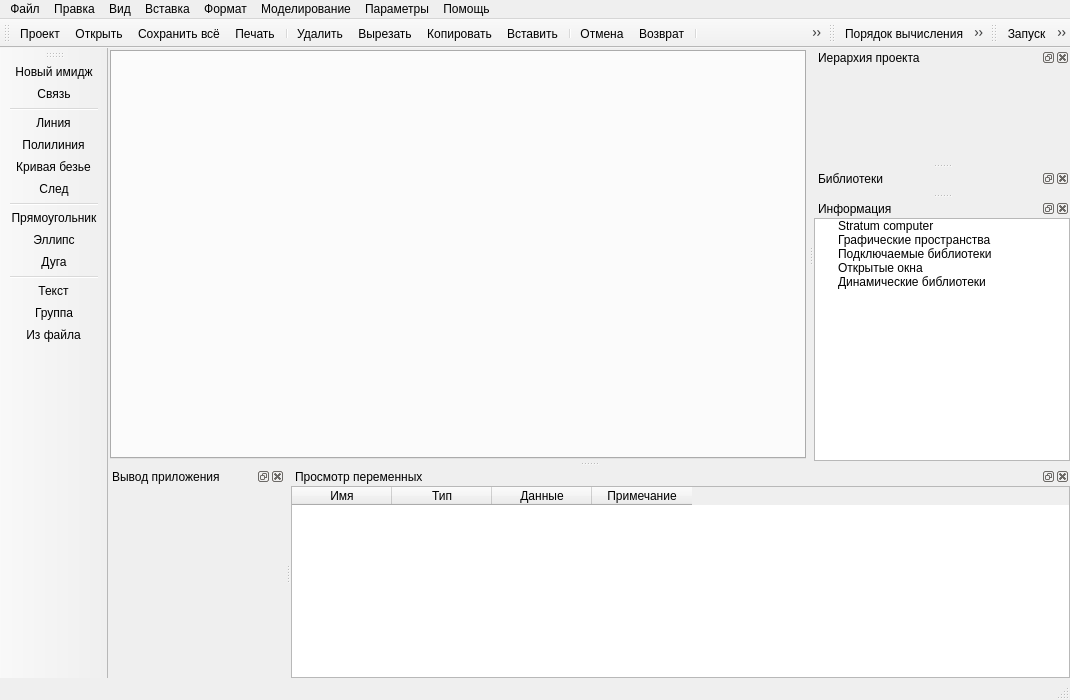
<?xml version="1.0" encoding="UTF-8"?>
<ui version="4.0">
 <class>MainWindow</class>
 <widget class="QMainWindow" name="MainWindow">
  <property name="geometry">
   <rect>
    <x>0</x>
    <y>0</y>
    <width>1070</width>
    <height>700</height>
   </rect>
  </property>
  <property name="windowTitle">
   <string>Stratum</string>
  </property>
  <property name="windowIcon">
   <iconset resource="Resources/Resources.qrc">
    <normaloff>:/Stratum.png</normaloff>:/Stratum.png</iconset>
  </property>
  <property name="locale">
   <locale language="Russian" country="Russia"/>
  </property>
  <property name="animated">
   <bool>false</bool>
  </property>
  <property name="dockNestingEnabled">
   <bool>true</bool>
  </property>
  <property name="dockOptions">
   <set>QMainWindow::AllowNestedDocks|QMainWindow::AllowTabbedDocks</set>
  </property>
  <widget class="QWidget" name="centralWidget">
   <layout class="QVBoxLayout" name="verticalLayout">
    <property name="leftMargin">
     <number>2</number>
    </property>
    <property name="topMargin">
     <number>2</number>
    </property>
    <property name="rightMargin">
     <number>2</number>
    </property>
    <property name="bottomMargin">
     <number>2</number>
    </property>
    <item>
     <widget class="QTabWidget" name="tabWidget">
      <property name="sizePolicy">
       <sizepolicy hsizetype="Expanding" vsizetype="Expanding">
        <horstretch>0</horstretch>
        <verstretch>1</verstretch>
       </sizepolicy>
      </property>
      <property name="currentIndex">
       <number>-1</number>
      </property>
      <property name="tabsClosable">
       <bool>true</bool>
      </property>
      <property name="movable">
       <bool>true</bool>
      </property>
     </widget>
    </item>
   </layout>
  </widget>
  <widget class="QMenuBar" name="menuBar">
   <property name="geometry">
    <rect>
     <x>0</x>
     <y>0</y>
     <width>1070</width>
     <height>21</height>
    </rect>
   </property>
   <widget class="QMenu" name="menu">
    <property name="title">
     <string>Файл</string>
    </property>
    <widget class="QMenu" name="menu_5">
     <property name="title">
      <string>Новый</string>
     </property>
     <addaction name="actionNewProject"/>
     <addaction name="actionNewVDR"/>
    </widget>
    <addaction name="menu_5"/>
    <addaction name="actionOpenProject"/>
    <addaction name="actionOpenUrl"/>
    <addaction name="separator"/>
    <addaction name="actionSaveAll"/>
    <addaction name="actionSaveProjectAs"/>
    <addaction name="actionCloseProject"/>
    <addaction name="separator"/>
    <addaction name="actionSave"/>
    <addaction name="actionSaveAss"/>
    <addaction name="separator"/>
    <addaction name="actionPrint"/>
    <addaction name="actionPrintSettings"/>
    <addaction name="separator"/>
    <addaction name="actionExit"/>
   </widget>
   <widget class="QMenu" name="menu_2">
    <property name="title">
     <string>Правка</string>
    </property>
    <addaction name="actionUndo"/>
    <addaction name="actionRedo"/>
    <addaction name="separator"/>
    <addaction name="actionCut"/>
    <addaction name="actionCopy"/>
    <addaction name="actionPaste"/>
    <addaction name="actionSpecialPaste"/>
    <addaction name="separator"/>
    <addaction name="actionRemove"/>
    <addaction name="actionDuplicate"/>
    <addaction name="separator"/>
    <addaction name="actionFind"/>
    <addaction name="actionReplace"/>
    <addaction name="actionFindAgain"/>
   </widget>
   <widget class="QMenu" name="menu_3">
    <property name="title">
     <string>Формат</string>
    </property>
    <widget class="QMenu" name="menuZ">
     <property name="title">
      <string>Z-порядок</string>
     </property>
     <addaction name="actionBringToFront"/>
     <addaction name="actionSendToBack"/>
     <addaction name="actionStepForward"/>
     <addaction name="actionStepBackward"/>
     <addaction name="separator"/>
     <addaction name="actionRevertOrder"/>
    </widget>
    <widget class="QMenu" name="menu_10">
     <property name="title">
      <string>Слои</string>
     </property>
     <addaction name="actionGridLayer"/>
     <addaction name="actionClassLayer"/>
     <addaction name="actionLinkLayer"/>
     <addaction name="actionOther2dLayer"/>
     <addaction name="separator"/>
     <addaction name="actionLayerRandomly"/>
     <addaction name="actionHookControlsLayer"/>
    </widget>
    <addaction name="actionSettings"/>
    <addaction name="actionActualSize"/>
    <addaction name="separator"/>
    <addaction name="actionAddToGroup"/>
    <addaction name="actionUngroup"/>
    <addaction name="actionRemoveFromGroup"/>
    <addaction name="separator"/>
    <addaction name="actionEditSchema"/>
    <addaction name="actionEditText"/>
    <addaction name="actionEditImage"/>
    <addaction name="separator"/>
    <addaction name="menuZ"/>
    <addaction name="menu_10"/>
    <addaction name="separator"/>
    <addaction name="actionSpaceSettings"/>
    <addaction name="actionEditCalculationOrder"/>
   </widget>
   <widget class="QMenu" name="menu_4">
    <property name="title">
     <string>Моделирование</string>
    </property>
    <widget class="QMenu" name="menu_13">
     <property name="title">
      <string>Очистить</string>
     </property>
     <addaction name="actionStopAndClear"/>
     <addaction name="separator"/>
     <addaction name="actionResetVariables"/>
    </widget>
    <addaction name="actionRun"/>
    <addaction name="actionOneStep"/>
    <addaction name="actionPause"/>
    <addaction name="actionStop"/>
    <addaction name="separator"/>
    <addaction name="menu_13"/>
    <addaction name="actionToDefault"/>
    <addaction name="actionSetVariables"/>
    <addaction name="separator"/>
    <addaction name="actionSaveVariables"/>
    <addaction name="actionLoadVariables"/>
    <addaction name="actionSaveToDefaultStt"/>
    <addaction name="actionLoadFromDefaultStt"/>
    <addaction name="separator"/>
    <addaction name="actionSaveClassVariables"/>
    <addaction name="actionLoadClassVariables"/>
    <addaction name="actionSetDefaultVaruables"/>
   </widget>
   <widget class="QMenu" name="menu_6">
    <property name="title">
     <string>Вид</string>
    </property>
    <widget class="QMenu" name="menuToolbars">
     <property name="title">
      <string>Панели инструментов</string>
     </property>
    </widget>
    <widget class="QMenu" name="menuDocWindows">
     <property name="title">
      <string>Окна</string>
     </property>
     <addaction name="separator"/>
    </widget>
    <addaction name="menuToolbars"/>
    <addaction name="menuDocWindows"/>
    <addaction name="actionStatusbar"/>
    <addaction name="actionMainMenu"/>
    <addaction name="separator"/>
    <addaction name="actionLibraries"/>
    <addaction name="actionMessages"/>
    <addaction name="separator"/>
    <addaction name="actionMainSchema"/>
    <addaction name="actionProjectHierarchy"/>
    <addaction name="actionBrowseVariables"/>
    <addaction name="separator"/>
    <addaction name="actionSystemInfo"/>
   </widget>
   <widget class="QMenu" name="menu_7">
    <property name="title">
     <string>Вставка</string>
    </property>
    <widget class="QMenu" name="menu_8">
     <property name="title">
      <string>Новый двумерный объект</string>
     </property>
     <addaction name="actionAddLine"/>
     <addaction name="actionAddPolyline"/>
     <addaction name="actionAddRectangle"/>
     <addaction name="actionRoundedRectangle"/>
     <addaction name="actionAddEllipse"/>
     <addaction name="actionAddArc"/>
     <addaction name="actionAddBezierCurve"/>
     <addaction name="actionAddPath"/>
     <addaction name="separator"/>
     <addaction name="actionAddText"/>
     <addaction name="actionBitmap"/>
     <addaction name="actionDib"/>
     <addaction name="actionViewport3d"/>
     <addaction name="actionGroup"/>
     <addaction name="actionRegionGroup"/>
    </widget>
    <widget class="QMenu" name="menu_9">
     <property name="title">
      <string>Формы</string>
     </property>
     <addaction name="actionLineInput"/>
     <addaction name="actionCombobox"/>
     <addaction name="actionCheckbox"/>
     <addaction name="actionRadiobutton"/>
     <addaction name="actionButton"/>
     <addaction name="separator"/>
     <addaction name="actionListView"/>
     <addaction name="actionTableView"/>
     <addaction name="actionTreeView"/>
     <addaction name="separator"/>
     <addaction name="actionColorPicker"/>
     <addaction name="actionFontPicker"/>
    </widget>
    <widget class="QMenu" name="menu3d">
     <property name="title">
      <string>3d</string>
     </property>
     <addaction name="actionDuplicateCamera3d"/>
     <addaction name="actionCreateNewCamera3d"/>
    </widget>
    <addaction name="actionAddExistingClass"/>
    <addaction name="actionLink"/>
    <addaction name="actionAddNewClass"/>
    <addaction name="actionLinkPoint"/>
    <addaction name="separator"/>
    <addaction name="menu_8"/>
    <addaction name="menu_9"/>
    <addaction name="menu3d"/>
    <addaction name="separator"/>
    <addaction name="actionOLEObject"/>
    <addaction name="actionAddFromFile"/>
   </widget>
   <widget class="QMenu" name="menu_11">
    <property name="title">
     <string>Параметры</string>
    </property>
    <addaction name="actionEvironmentSettings"/>
    <addaction name="actionProjectSettings"/>
    <addaction name="separator"/>
    <addaction name="actionPlugins"/>
    <addaction name="actionDatabaseExplorer"/>
   </widget>
   <widget class="QMenu" name="menu_12">
    <property name="title">
     <string>Помощь</string>
    </property>
    <widget class="QMenu" name="menu_WEB">
     <property name="title">
      <string>Лаборатория моделирования на WEB</string>
     </property>
     <addaction name="actionHelpMainPage"/>
     <addaction name="actionOnlineTutorial"/>
     <addaction name="actionOnlineSupport"/>
     <addaction name="actionOnlineRegistration"/>
    </widget>
    <addaction name="actionHelpContent"/>
    <addaction name="actionHelpKeyboard"/>
    <addaction name="actionHowToUseHelp"/>
    <addaction name="separator"/>
    <addaction name="actionModelingTheory"/>
    <addaction name="actionSystemLibraries"/>
    <addaction name="menu_WEB"/>
    <addaction name="actionTechSupport"/>
    <addaction name="actionAbout"/>
   </widget>
   <addaction name="menu"/>
   <addaction name="menu_2"/>
   <addaction name="menu_6"/>
   <addaction name="menu_7"/>
   <addaction name="menu_3"/>
   <addaction name="menu_4"/>
   <addaction name="menu_11"/>
   <addaction name="menu_12"/>
  </widget>
  <widget class="QStatusBar" name="statusBar"/>
  <widget class="QToolBar" name="toolBarGeneral">
   <property name="windowTitle">
    <string>Основная</string>
   </property>
   <property name="movable">
    <bool>true</bool>
   </property>
   <attribute name="toolBarArea">
    <enum>TopToolBarArea</enum>
   </attribute>
   <attribute name="toolBarBreak">
    <bool>false</bool>
   </attribute>
   <addaction name="actionNewProject"/>
   <addaction name="actionOpenProject"/>
   <addaction name="actionSaveAll"/>
   <addaction name="actionPrint"/>
   <addaction name="separator"/>
   <addaction name="actionRemove"/>
   <addaction name="actionCut"/>
   <addaction name="actionCopy"/>
   <addaction name="actionPaste"/>
   <addaction name="separator"/>
   <addaction name="actionUndo"/>
   <addaction name="actionRedo"/>
   <addaction name="separator"/>
   <addaction name="actionSaveToDefaultStt"/>
   <addaction name="actionLoadFromDefaultStt"/>
  </widget>
  <widget class="QToolBar" name="toolBarSchemaObjects">
   <property name="windowTitle">
    <string>Объекты схемы</string>
   </property>
   <attribute name="toolBarArea">
    <enum>LeftToolBarArea</enum>
   </attribute>
   <attribute name="toolBarBreak">
    <bool>false</bool>
   </attribute>
   <addaction name="actionAddNewClass"/>
   <addaction name="actionLink"/>
   <addaction name="separator"/>
   <addaction name="actionAddLine"/>
   <addaction name="actionAddPolyline"/>
   <addaction name="actionAddBezierCurve"/>
   <addaction name="actionAddPath"/>
   <addaction name="separator"/>
   <addaction name="actionAddRectangle"/>
   <addaction name="actionAddEllipse"/>
   <addaction name="actionAddArc"/>
   <addaction name="separator"/>
   <addaction name="actionAddText"/>
   <addaction name="actionGroup"/>
   <addaction name="actionAddFromFile"/>
  </widget>
  <widget class="QToolBar" name="toolBarShemaView">
   <property name="windowTitle">
    <string>Редактирование схемы</string>
   </property>
   <attribute name="toolBarArea">
    <enum>TopToolBarArea</enum>
   </attribute>
   <attribute name="toolBarBreak">
    <bool>false</bool>
   </attribute>
   <addaction name="actionCalcOrder"/>
   <addaction name="actionObjectNames"/>
   <addaction name="separator"/>
   <addaction name="actionSchemaModeSelection"/>
   <addaction name="actionSchemaModeTranslate"/>
   <addaction name="actionEditPoints"/>
   <addaction name="separator"/>
   <addaction name="action"/>
   <addaction name="actionZoomOriginal"/>
  </widget>
  <widget class="QToolBar" name="toolBarModeling">
   <property name="windowTitle">
    <string>Моделирование</string>
   </property>
   <attribute name="toolBarArea">
    <enum>TopToolBarArea</enum>
   </attribute>
   <attribute name="toolBarBreak">
    <bool>false</bool>
   </attribute>
   <addaction name="actionRun"/>
   <addaction name="actionOneStep"/>
   <addaction name="actionPause"/>
   <addaction name="actionStop"/>
   <addaction name="separator"/>
   <addaction name="actionGoPrevious"/>
   <addaction name="actionGoNext"/>
  </widget>
  <widget class="QDockWidget" name="dockWidgetOutput">
   <property name="windowTitle">
    <string>Вывод приложения</string>
   </property>
   <attribute name="dockWidgetArea">
    <number>8</number>
   </attribute>
   <widget class="QWidget" name="dockWidgetContents">
    <layout class="QVBoxLayout" name="verticalLayout_4">
     <property name="leftMargin">
      <number>0</number>
     </property>
     <property name="topMargin">
      <number>0</number>
     </property>
     <property name="rightMargin">
      <number>0</number>
     </property>
     <property name="bottomMargin">
      <number>0</number>
     </property>
     <item>
      <widget class="OutputWidget" name="widget" native="true"/>
     </item>
    </layout>
   </widget>
  </widget>
  <widget class="QDockWidget" name="dockWidgetProjectHierarchy">
   <property name="sizePolicy">
    <sizepolicy hsizetype="Preferred" vsizetype="Preferred">
     <horstretch>6</horstretch>
     <verstretch>0</verstretch>
    </sizepolicy>
   </property>
   <property name="minimumSize">
    <size>
     <width>93</width>
     <height>93</height>
    </size>
   </property>
   <property name="features">
    <set>QDockWidget::AllDockWidgetFeatures</set>
   </property>
   <property name="allowedAreas">
    <set>Qt::LeftDockWidgetArea|Qt::RightDockWidgetArea</set>
   </property>
   <property name="windowTitle">
    <string>Иерархия проекта</string>
   </property>
   <attribute name="dockWidgetArea">
    <number>2</number>
   </attribute>
   <widget class="QWidget" name="dockWidgetContents_3">
    <layout class="QVBoxLayout" name="verticalLayout_7" stretch="0">
     <property name="leftMargin">
      <number>0</number>
     </property>
     <property name="topMargin">
      <number>0</number>
     </property>
     <property name="rightMargin">
      <number>0</number>
     </property>
     <property name="bottomMargin">
      <number>0</number>
     </property>
     <item>
      <widget class="ProjectHierarchyWidget" name="widgetProjectHierarhy" native="true"/>
     </item>
    </layout>
   </widget>
  </widget>
  <widget class="QDockWidget" name="dockWidgetLibraries">
   <property name="features">
    <set>QDockWidget::AllDockWidgetFeatures</set>
   </property>
   <property name="allowedAreas">
    <set>Qt::LeftDockWidgetArea|Qt::RightDockWidgetArea</set>
   </property>
   <property name="windowTitle">
    <string>Библиотеки</string>
   </property>
   <attribute name="dockWidgetArea">
    <number>2</number>
   </attribute>
   <widget class="QWidget" name="dockWidgetContents_4">
    <layout class="QVBoxLayout" name="verticalLayout_6">
     <property name="leftMargin">
      <number>0</number>
     </property>
     <property name="topMargin">
      <number>0</number>
     </property>
     <property name="rightMargin">
      <number>0</number>
     </property>
     <property name="bottomMargin">
      <number>0</number>
     </property>
     <item>
      <widget class="LibrariesWidget" name="widgetLibraries" native="true"/>
     </item>
    </layout>
   </widget>
  </widget>
  <widget class="QDockWidget" name="dockWidgetWatch">
   <property name="windowTitle">
    <string>Просмотр переменных</string>
   </property>
   <attribute name="dockWidgetArea">
    <number>8</number>
   </attribute>
   <widget class="QWidget" name="dockWidgetContents_5">
    <layout class="QVBoxLayout" name="verticalLayout_8">
     <property name="leftMargin">
      <number>0</number>
     </property>
     <property name="topMargin">
      <number>0</number>
     </property>
     <property name="rightMargin">
      <number>0</number>
     </property>
     <property name="bottomMargin">
      <number>0</number>
     </property>
     <item>
      <widget class="QTableWidget" name="tableWidget">
       <column>
        <property name="text">
         <string>Имя</string>
        </property>
       </column>
       <column>
        <property name="text">
         <string>Тип</string>
        </property>
       </column>
       <column>
        <property name="text">
         <string>Данные</string>
        </property>
       </column>
       <column>
        <property name="text">
         <string>Примечание</string>
        </property>
       </column>
      </widget>
     </item>
    </layout>
   </widget>
  </widget>
  <widget class="QDockWidget" name="dockWidgetInfo">
   <property name="windowTitle">
    <string>Информация</string>
   </property>
   <attribute name="dockWidgetArea">
    <number>2</number>
   </attribute>
   <widget class="QWidget" name="dockWidgetContents_2">
    <layout class="QVBoxLayout" name="verticalLayout_5">
     <property name="leftMargin">
      <number>0</number>
     </property>
     <property name="topMargin">
      <number>0</number>
     </property>
     <property name="rightMargin">
      <number>0</number>
     </property>
     <property name="bottomMargin">
      <number>0</number>
     </property>
     <item>
      <widget class="QTreeWidget" name="treeWidgetInfo">
       <attribute name="headerVisible">
        <bool>false</bool>
       </attribute>
       <column>
        <property name="text">
         <string>1</string>
        </property>
       </column>
       <item>
        <property name="text">
         <string>Stratum computer</string>
        </property>
       </item>
       <item>
        <property name="text">
         <string>Графические пространства</string>
        </property>
       </item>
       <item>
        <property name="text">
         <string>Подключаемые библиотеки</string>
        </property>
       </item>
       <item>
        <property name="text">
         <string>Открытые окна</string>
        </property>
       </item>
       <item>
        <property name="text">
         <string>Динамические библиотеки</string>
        </property>
       </item>
      </widget>
     </item>
    </layout>
   </widget>
  </widget>
  <action name="actionOpenProject">
   <property name="icon">
    <iconset resource="Resources/Resources.qrc">
     <normaloff>:/ProjectOpen.png</normaloff>:/ProjectOpen.png</iconset>
   </property>
   <property name="text">
    <string>Открыть</string>
   </property>
   <property name="shortcut">
    <string>Ctrl+O</string>
   </property>
  </action>
  <action name="actionOpenUrl">
   <property name="text">
    <string>Открыть ссылку</string>
   </property>
  </action>
  <action name="actionSaveAll">
   <property name="icon">
    <iconset resource="Resources/Resources.qrc">
     <normaloff>:/SaveAll.png</normaloff>:/SaveAll.png</iconset>
   </property>
   <property name="text">
    <string>Сохранить всё</string>
   </property>
  </action>
  <action name="actionSaveProjectAs">
   <property name="text">
    <string>Сохранить проект как...</string>
   </property>
  </action>
  <action name="actionCloseProject">
   <property name="text">
    <string>Закрыть проект</string>
   </property>
  </action>
  <action name="actionSave">
   <property name="text">
    <string>Сохранить</string>
   </property>
  </action>
  <action name="actionSaveAss">
   <property name="text">
    <string>Сохранить как...</string>
   </property>
  </action>
  <action name="actionPrint">
   <property name="icon">
    <iconset resource="Resources/Resources.qrc">
     <normaloff>:/Print.png</normaloff>:/Print.png</iconset>
   </property>
   <property name="text">
    <string>Печать</string>
   </property>
  </action>
  <action name="actionPrintSettings">
   <property name="text">
    <string>Параметры печати</string>
   </property>
  </action>
  <action name="actionExit">
   <property name="text">
    <string>Выход</string>
   </property>
  </action>
  <action name="actionUndo">
   <property name="icon">
    <iconset resource="Resources/Resources.qrc">
     <normaloff>:/EditUndo.png</normaloff>:/EditUndo.png</iconset>
   </property>
   <property name="text">
    <string>Отмена</string>
   </property>
  </action>
  <action name="actionRedo">
   <property name="icon">
    <iconset resource="Resources/Resources.qrc">
     <normaloff>:/EditRedo.png</normaloff>:/EditRedo.png</iconset>
   </property>
   <property name="text">
    <string>Возврат</string>
   </property>
  </action>
  <action name="actionCut">
   <property name="icon">
    <iconset resource="Resources/Resources.qrc">
     <normaloff>:/EditCut.png</normaloff>:/EditCut.png</iconset>
   </property>
   <property name="text">
    <string>Вырезать</string>
   </property>
  </action>
  <action name="actionCopy">
   <property name="icon">
    <iconset resource="Resources/Resources.qrc">
     <normaloff>:/EditCopy.png</normaloff>:/EditCopy.png</iconset>
   </property>
   <property name="text">
    <string>Копировать</string>
   </property>
  </action>
  <action name="actionPaste">
   <property name="icon">
    <iconset resource="Resources/Resources.qrc">
     <normaloff>:/EditPaste.png</normaloff>:/EditPaste.png</iconset>
   </property>
   <property name="text">
    <string>Вставить</string>
   </property>
  </action>
  <action name="actionSpecialPaste">
   <property name="text">
    <string>Специальная вставка</string>
   </property>
  </action>
  <action name="actionRemove">
   <property name="icon">
    <iconset resource="Resources/Resources.qrc">
     <normaloff>:/EditDelete.png</normaloff>:/EditDelete.png</iconset>
   </property>
   <property name="text">
    <string>Удалить</string>
   </property>
  </action>
  <action name="actionDuplicate">
   <property name="text">
    <string>Дублировать</string>
   </property>
  </action>
  <action name="actionFind">
   <property name="text">
    <string>Поиск</string>
   </property>
  </action>
  <action name="actionReplace">
   <property name="text">
    <string>Замена</string>
   </property>
  </action>
  <action name="actionFindAgain">
   <property name="text">
    <string>Искать снова</string>
   </property>
  </action>
  <action name="actionSettings">
   <property name="text">
    <string>Параметры</string>
   </property>
  </action>
  <action name="actionActualSize">
   <property name="text">
    <string>Актуальные размеры</string>
   </property>
  </action>
  <action name="actionAddToGroup">
   <property name="text">
    <string>Добавить в группу</string>
   </property>
  </action>
  <action name="actionUngroup">
   <property name="text">
    <string>Разгруппировать</string>
   </property>
  </action>
  <action name="actionRemoveFromGroup">
   <property name="text">
    <string>Удалить из группы</string>
   </property>
  </action>
  <action name="actionEditSchema">
   <property name="text">
    <string>Редактировать схему...</string>
   </property>
  </action>
  <action name="actionEditText">
   <property name="text">
    <string>Редактировать текст...</string>
   </property>
  </action>
  <action name="actionEditImage">
   <property name="text">
    <string>Редактировать изображение...</string>
   </property>
  </action>
  <action name="actionSpaceSettings">
   <property name="text">
    <string>Параметры листа...</string>
   </property>
  </action>
  <action name="actionEditCalculationOrder">
   <property name="text">
    <string>Редактировать порядок вычислений</string>
   </property>
  </action>
  <action name="actionRun">
   <property name="icon">
    <iconset resource="Resources/Resources.qrc">
     <normaloff>:/ExecStart.png</normaloff>:/ExecStart.png</iconset>
   </property>
   <property name="text">
    <string>Запуск</string>
   </property>
  </action>
  <action name="actionOneStep">
   <property name="icon">
    <iconset resource="Resources/Resources.qrc">
     <normaloff>:/ExecStepOne.png</normaloff>:/ExecStepOne.png</iconset>
   </property>
   <property name="text">
    <string>Один шаг</string>
   </property>
  </action>
  <action name="actionPause">
   <property name="icon">
    <iconset resource="Resources/Resources.qrc">
     <normaloff>:/ExecPause.png</normaloff>:/ExecPause.png</iconset>
   </property>
   <property name="text">
    <string>Пауза</string>
   </property>
  </action>
  <action name="actionStop">
   <property name="icon">
    <iconset resource="Resources/Resources.qrc">
     <normaloff>:/ExecStop.png</normaloff>:/ExecStop.png</iconset>
   </property>
   <property name="text">
    <string>Стоп</string>
   </property>
  </action>
  <action name="actionToDefault">
   <property name="text">
    <string>По умолчанию</string>
   </property>
  </action>
  <action name="actionSetVariables">
   <property name="text">
    <string>Установить переменные...</string>
   </property>
  </action>
  <action name="actionNewProject">
   <property name="icon">
    <iconset resource="Resources/Resources.qrc">
     <normaloff>:/ProjectNew.png</normaloff>:/ProjectNew.png</iconset>
   </property>
   <property name="text">
    <string>Проект</string>
   </property>
  </action>
  <action name="actionNewVDR">
   <property name="text">
    <string>Векторный рисунок (vdr файл)...</string>
   </property>
  </action>
  <action name="actionStatusbar">
   <property name="text">
    <string>Строка состояния</string>
   </property>
  </action>
  <action name="actionMainMenu">
   <property name="text">
    <string>Главное меню</string>
   </property>
  </action>
  <action name="actionLibraries">
   <property name="text">
    <string>Библиотеки</string>
   </property>
  </action>
  <action name="actionMessages">
   <property name="text">
    <string>Сообщения</string>
   </property>
  </action>
  <action name="actionMainSchema">
   <property name="text">
    <string>Главная схема</string>
   </property>
  </action>
  <action name="actionProjectHierarchy">
   <property name="text">
    <string>Иерархия проекта</string>
   </property>
  </action>
  <action name="actionBrowseVariables">
   <property name="text">
    <string>Просмотр переменных</string>
   </property>
  </action>
  <action name="actionSystemInfo">
   <property name="text">
    <string>Информация...</string>
   </property>
  </action>
  <action name="actionAddExistingClass">
   <property name="text">
    <string>Существующий имидж...</string>
   </property>
  </action>
  <action name="actionLink">
   <property name="icon">
    <iconset resource="Resources/Resources.qrc">
     <normaloff>:/Link.png</normaloff>:/Link.png</iconset>
   </property>
   <property name="text">
    <string>Связь</string>
   </property>
  </action>
  <action name="actionAddNewClass">
   <property name="icon">
    <iconset resource="Resources/Resources.qrc">
     <normaloff>:/Class.png</normaloff>:/Class.png</iconset>
   </property>
   <property name="text">
    <string>Новый имидж...</string>
   </property>
  </action>
  <action name="actionLinkPoint">
   <property name="text">
    <string>Контактная площадка</string>
   </property>
  </action>
  <action name="actionOLEObject">
   <property name="text">
    <string>OLE объект</string>
   </property>
  </action>
  <action name="actionAddFromFile">
   <property name="icon">
    <iconset resource="Resources/Resources.qrc">
     <normaloff>:/DrawFromFile.png</normaloff>:/DrawFromFile.png</iconset>
   </property>
   <property name="text">
    <string>Из файла...</string>
   </property>
  </action>
  <action name="actionAddLine">
   <property name="icon">
    <iconset resource="Resources/Resources.qrc">
     <normaloff>:/DrawLine.png</normaloff>:/DrawLine.png</iconset>
   </property>
   <property name="text">
    <string>Линия</string>
   </property>
  </action>
  <action name="actionAddPolyline">
   <property name="icon">
    <iconset resource="Resources/Resources.qrc">
     <normaloff>:/DrawPolyline.png</normaloff>:/DrawPolyline.png</iconset>
   </property>
   <property name="text">
    <string>Полилиния</string>
   </property>
  </action>
  <action name="actionAddRectangle">
   <property name="icon">
    <iconset resource="Resources/Resources.qrc">
     <normaloff>:/DrawRectangle.png</normaloff>:/DrawRectangle.png</iconset>
   </property>
   <property name="text">
    <string>Прямоугольник</string>
   </property>
  </action>
  <action name="actionRoundedRectangle">
   <property name="text">
    <string>Скурглённый прямоугольник</string>
   </property>
  </action>
  <action name="actionAddEllipse">
   <property name="icon">
    <iconset resource="Resources/Resources.qrc">
     <normaloff>:/DrawEllipse.png</normaloff>:/DrawEllipse.png</iconset>
   </property>
   <property name="text">
    <string>Эллипс</string>
   </property>
  </action>
  <action name="actionAddText">
   <property name="icon">
    <iconset resource="Resources/Resources.qrc">
     <normaloff>:/DrawText.png</normaloff>:/DrawText.png</iconset>
   </property>
   <property name="text">
    <string>Текст</string>
   </property>
  </action>
  <action name="actionBitmap">
   <property name="text">
    <string>Битовая карта</string>
   </property>
  </action>
  <action name="actionDib">
   <property name="text">
    <string>Двойная битовая карта</string>
   </property>
  </action>
  <action name="actionViewport3d">
   <property name="text">
    <string>Проекция 3d пространства</string>
   </property>
  </action>
  <action name="actionGroup">
   <property name="icon">
    <iconset resource="Resources/Resources.qrc">
     <normaloff>:/Group.png</normaloff>:/Group.png</iconset>
   </property>
   <property name="text">
    <string>Группа</string>
   </property>
  </action>
  <action name="actionRegionGroup">
   <property name="text">
    <string>Группа регионов</string>
   </property>
  </action>
  <action name="actionLineInput">
   <property name="text">
    <string>Строка ввода</string>
   </property>
  </action>
  <action name="actionCombobox">
   <property name="text">
    <string>Выпадающий список (ComboBox)</string>
   </property>
   <property name="toolTip">
    <string>Выпадающий список (Combobox)</string>
   </property>
  </action>
  <action name="actionCheckbox">
   <property name="text">
    <string>Флаг (Checkbox)</string>
   </property>
  </action>
  <action name="actionRadiobutton">
   <property name="text">
    <string>Переключатель (RadioButton)</string>
   </property>
  </action>
  <action name="actionButton">
   <property name="text">
    <string>Кнопка</string>
   </property>
  </action>
  <action name="actionListView">
   <property name="text">
    <string>Список</string>
   </property>
  </action>
  <action name="actionTableView">
   <property name="text">
    <string>Таблица</string>
   </property>
  </action>
  <action name="actionTreeView">
   <property name="text">
    <string>Дерево</string>
   </property>
  </action>
  <action name="actionColorPicker">
   <property name="text">
    <string>Выбор цвета</string>
   </property>
  </action>
  <action name="actionFontPicker">
   <property name="text">
    <string>Выбор шрифта</string>
   </property>
  </action>
  <action name="actionDuplicateCamera3d">
   <property name="text">
    <string>Дублировать камеру</string>
   </property>
  </action>
  <action name="actionCreateNewCamera3d">
   <property name="text">
    <string>Создать новую камеру</string>
   </property>
  </action>
  <action name="actionBringToFront">
   <property name="text">
    <string>На верх</string>
   </property>
  </action>
  <action name="actionSendToBack">
   <property name="text">
    <string>Поместить назад</string>
   </property>
  </action>
  <action name="actionStepForward">
   <property name="text">
    <string>Приблизить на одну</string>
   </property>
  </action>
  <action name="actionStepBackward">
   <property name="text">
    <string>Отодвинуть на одну</string>
   </property>
  </action>
  <action name="actionRevertOrder">
   <property name="text">
    <string>Обратить порядок</string>
   </property>
  </action>
  <action name="actionGridLayer">
   <property name="text">
    <string>Сетка</string>
   </property>
  </action>
  <action name="actionClassLayer">
   <property name="text">
    <string>Имиджи</string>
   </property>
  </action>
  <action name="actionLinkLayer">
   <property name="text">
    <string>Связи</string>
   </property>
  </action>
  <action name="actionOther2dLayer">
   <property name="text">
    <string>Другие 2d объекты</string>
   </property>
  </action>
  <action name="actionLayerRandomly">
   <property name="text">
    <string>Произвольно...</string>
   </property>
  </action>
  <action name="actionHookControlsLayer">
   <property name="text">
    <string>Hook controls</string>
   </property>
  </action>
  <action name="actionSaveVariables">
   <property name="text">
    <string>Сохранить переменные...</string>
   </property>
  </action>
  <action name="actionLoadVariables">
   <property name="text">
    <string>Загрузить пересенные...</string>
   </property>
  </action>
  <action name="actionSaveToDefaultStt">
   <property name="icon">
    <iconset resource="Resources/Resources.qrc">
     <normaloff>:/SaveToStt.png</normaloff>:/SaveToStt.png</iconset>
   </property>
   <property name="text">
    <string>Сохранить в default.stt</string>
   </property>
  </action>
  <action name="actionLoadFromDefaultStt">
   <property name="icon">
    <iconset resource="Resources/Resources.qrc">
     <normaloff>:/LoadFromStt.png</normaloff>:/LoadFromStt.png</iconset>
   </property>
   <property name="text">
    <string>Загрузить из default.stt</string>
   </property>
  </action>
  <action name="actionSaveClassVariables">
   <property name="text">
    <string>Сохранить переменные имиджа...</string>
   </property>
  </action>
  <action name="actionLoadClassVariables">
   <property name="text">
    <string>Прочитать переменные имиджа...</string>
   </property>
  </action>
  <action name="actionSetDefaultVaruables">
   <property name="text">
    <string>Установить по умолчанию</string>
   </property>
  </action>
  <action name="actionProjectSettings">
   <property name="icon">
    <iconset resource="Resources/Resources.qrc">
     <normaloff>:/ProjectSettings.png</normaloff>:/ProjectSettings.png</iconset>
   </property>
   <property name="text">
    <string>Параметры проекта...</string>
   </property>
  </action>
  <action name="actionEvironmentSettings">
   <property name="icon">
    <iconset resource="Resources/Resources.qrc">
     <normaloff>:/Settings.png</normaloff>:/Settings.png</iconset>
   </property>
   <property name="text">
    <string>Параметры среды...</string>
   </property>
  </action>
  <action name="actionPlugins">
   <property name="text">
    <string>Дополнительные модули</string>
   </property>
  </action>
  <action name="actionDatabaseExplorer">
   <property name="text">
    <string>Database explorer...</string>
   </property>
  </action>
  <action name="actionHelpContent">
   <property name="text">
    <string>Содержание</string>
   </property>
  </action>
  <action name="actionHelpKeyboard">
   <property name="text">
    <string>Клавиатура</string>
   </property>
  </action>
  <action name="actionHowToUseHelp">
   <property name="text">
    <string>Использование справки</string>
   </property>
  </action>
  <action name="actionModelingTheory">
   <property name="text">
    <string>Теория моделирования</string>
   </property>
  </action>
  <action name="actionSystemLibraries">
   <property name="text">
    <string>Системные библиотеки</string>
   </property>
  </action>
  <action name="actionTechSupport">
   <property name="text">
    <string>Техническая поддержка</string>
   </property>
  </action>
  <action name="actionAbout">
   <property name="text">
    <string>О программе</string>
   </property>
  </action>
  <action name="actionStopAndClear">
   <property name="text">
    <string>Все очистить и остановить</string>
   </property>
  </action>
  <action name="actionResetVariables">
   <property name="text">
    <string>Обнулить переменные</string>
   </property>
  </action>
  <action name="actionHelpMainPage">
   <property name="text">
    <string>Главная страница</string>
   </property>
  </action>
  <action name="actionOnlineTutorial">
   <property name="text">
    <string>Online tutorial</string>
   </property>
  </action>
  <action name="actionOnlineSupport">
   <property name="text">
    <string>Техническая поддержка</string>
   </property>
  </action>
  <action name="actionOnlineRegistration">
   <property name="text">
    <string>Online registration</string>
   </property>
  </action>
  <action name="actionSchemaModeSelection">
   <property name="checkable">
    <bool>true</bool>
   </property>
   <property name="checked">
    <bool>true</bool>
   </property>
   <property name="icon">
    <iconset resource="Resources/Resources.qrc">
     <normaloff>:/CursorSelect.png</normaloff>:/CursorSelect.png</iconset>
   </property>
   <property name="text">
    <string>Режим выделения</string>
   </property>
  </action>
  <action name="actionSchemaModeTranslate">
   <property name="checkable">
    <bool>true</bool>
   </property>
   <property name="icon">
    <iconset resource="Resources/Resources.qrc">
     <normaloff>:/CursorHand.png</normaloff>:/CursorHand.png</iconset>
   </property>
   <property name="text">
    <string>Режим перемещения</string>
   </property>
  </action>
  <action name="actionCalcOrder">
   <property name="icon">
    <iconset resource="Resources/Resources.qrc">
     <normaloff>:/CalcOrder.png</normaloff>:/CalcOrder.png</iconset>
   </property>
   <property name="text">
    <string>Порядок вычисления</string>
   </property>
  </action>
  <action name="actionObjectNames">
   <property name="icon">
    <iconset resource="Resources/Resources.qrc">
     <normaloff>:/ObjectNames.png</normaloff>:/ObjectNames.png</iconset>
   </property>
   <property name="text">
    <string>Имена объектов</string>
   </property>
  </action>
  <action name="actionAddArc">
   <property name="icon">
    <iconset resource="Resources/Resources.qrc">
     <normaloff>:/DrawPie.png</normaloff>:/DrawPie.png</iconset>
   </property>
   <property name="text">
    <string>Дуга</string>
   </property>
  </action>
  <action name="actionAddBezierCurve">
   <property name="icon">
    <iconset resource="Resources/Resources.qrc">
     <normaloff>:/DrawBezierCurve.png</normaloff>:/DrawBezierCurve.png</iconset>
   </property>
   <property name="text">
    <string>Кривая безье</string>
   </property>
  </action>
  <action name="actionAddPath">
   <property name="icon">
    <iconset resource="Resources/Resources.qrc">
     <normaloff>:/DrawPath.png</normaloff>:/DrawPath.png</iconset>
   </property>
   <property name="text">
    <string>След</string>
   </property>
   <property name="toolTip">
    <string>Путь</string>
   </property>
  </action>
  <action name="action">
   <property name="icon">
    <iconset resource="Resources/Resources.qrc">
     <normaloff>:/Zoom.png</normaloff>:/Zoom.png</iconset>
   </property>
   <property name="text">
    <string>Масштаб</string>
   </property>
  </action>
  <action name="actionZoomOriginal">
   <property name="icon">
    <iconset resource="Resources/Resources.qrc">
     <normaloff>:/ZoomOriginal.png</normaloff>:/ZoomOriginal.png</iconset>
   </property>
   <property name="text">
    <string>Сбросить масштаб</string>
   </property>
   <property name="toolTip">
    <string>Сбросить масштаб</string>
   </property>
  </action>
  <action name="actionGoPrevious">
   <property name="icon">
    <iconset resource="Resources/Resources.qrc">
     <normaloff>:/GoPrevious.png</normaloff>:/GoPrevious.png</iconset>
   </property>
   <property name="text">
    <string>Предыдущая страница</string>
   </property>
  </action>
  <action name="actionGoNext">
   <property name="icon">
    <iconset resource="Resources/Resources.qrc">
     <normaloff>:/GoNext.png</normaloff>:/GoNext.png</iconset>
   </property>
   <property name="text">
    <string>Следующая страница</string>
   </property>
  </action>
  <action name="actionEditPoints">
   <property name="icon">
    <iconset resource="Resources/Resources.qrc">
     <normaloff>:/EditPoints.png</normaloff>:/EditPoints.png</iconset>
   </property>
   <property name="text">
    <string>Редактировать точки</string>
   </property>
  </action>
  <zorder>dockWidgetLibraries</zorder>
  <zorder>dockWidgetWatch</zorder>
  <zorder>dockWidgetInfo</zorder>
 </widget>
 <layoutdefault spacing="6" margin="11"/>
 <customwidgets>
  <customwidget>
   <class>OutputWidget</class>
   <extends>QWidget</extends>
   <header>OutputWidget.h</header>
   <container>1</container>
  </customwidget>
  <customwidget>
   <class>LibrariesWidget</class>
   <extends>QWidget</extends>
   <header>LibrariesWidget.h</header>
   <container>1</container>
  </customwidget>
  <customwidget>
   <class>ProjectHierarchyWidget</class>
   <extends>QWidget</extends>
   <header>ProjectHierarchyWidget.h</header>
   <container>1</container>
  </customwidget>
 </customwidgets>
 <resources>
  <include location="Resources/Resources.qrc"/>
 </resources>
 <connections/>
</ui>
